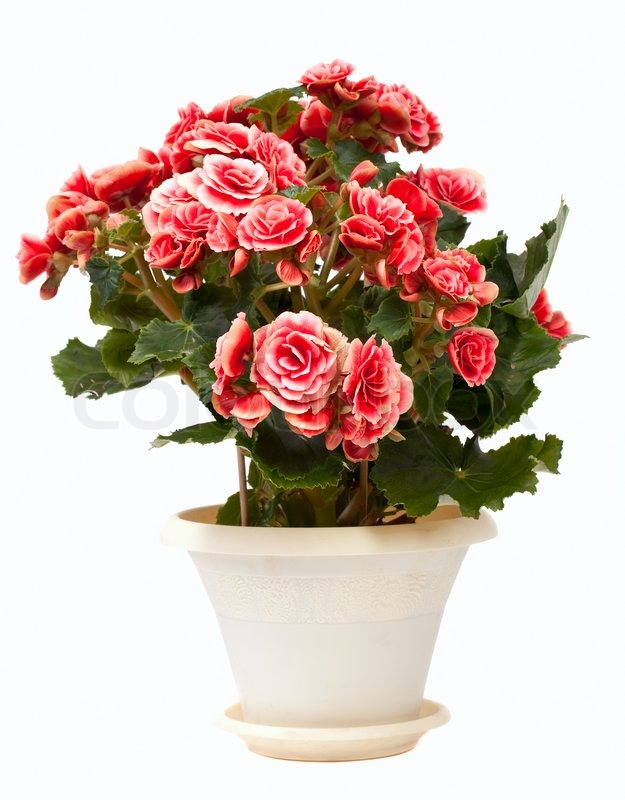
%> input picture Week3/3.jpg, 625 x 800 px
$ octave acara9_grayscale_histogram.m   (GNU Octave 9; MATLAB toolbox functions it lacks are replaced by stand-ins)
%> lines starting %> are read from the running program, lines starting %| are printed output that depends on the picture
% untuk membaca citra
gambar = imread('3.jpg'); %lokasi citra
%> gambar is the input picture: size 800x625x3 uint8; mean R, G, B 211.6, 191.2, 182.9
sirih = rgb2gray(gambar); %konversi warna dari RGB ke grayscale
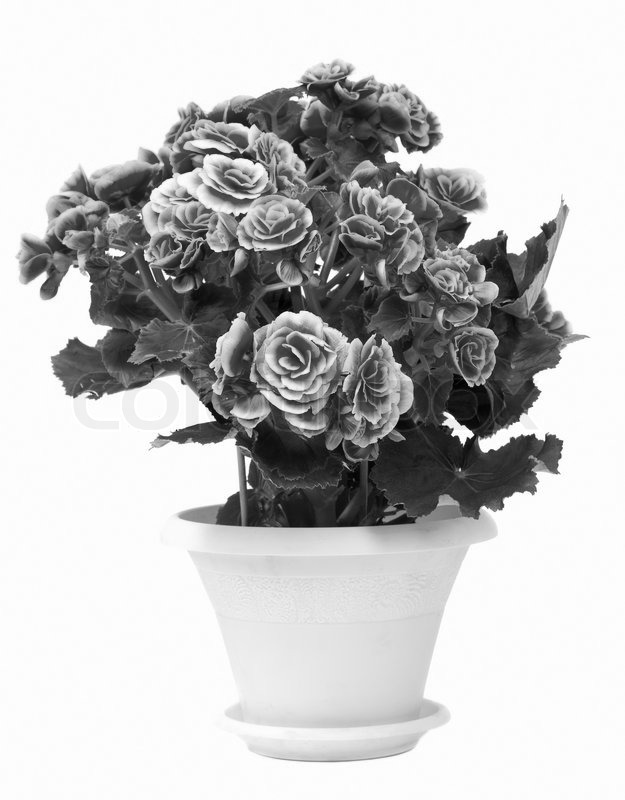
%> sirih: size 800x625 uint8; min 0, max 255, mean 196.4
% menampilkan hasil konversi warna grayscale
subplot(1,2,1),imshow(sirih),title('citra grayscale');
%imhist digunakan untuk menampilkan histogram
subplot(1,2,2),imhist (sirih),title('histogram citra');
%> after `title('histogram citra')`:
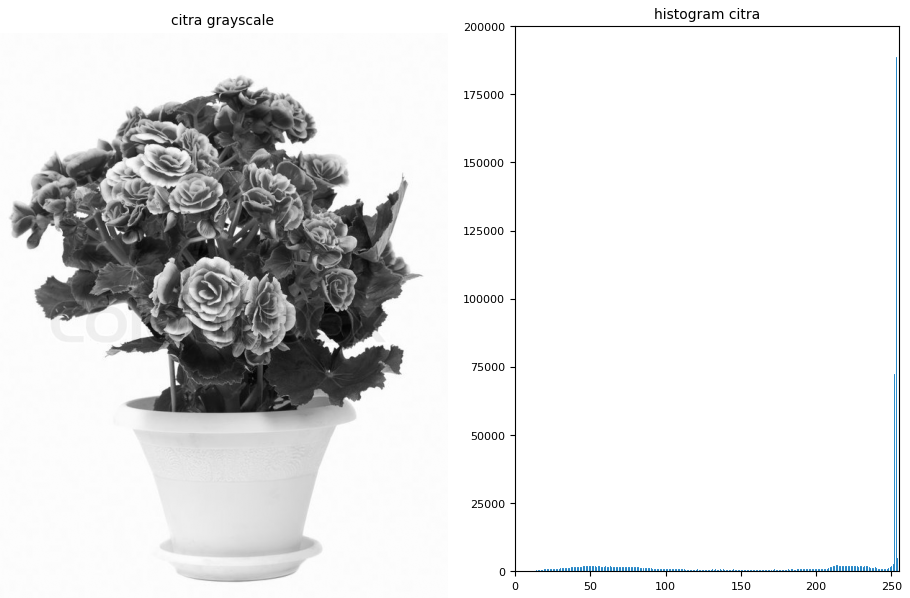
%> figure redrawn from the program's plot data, 2 panels

$ run again, with Week3/4.jpg copied over Week3/3.jpg
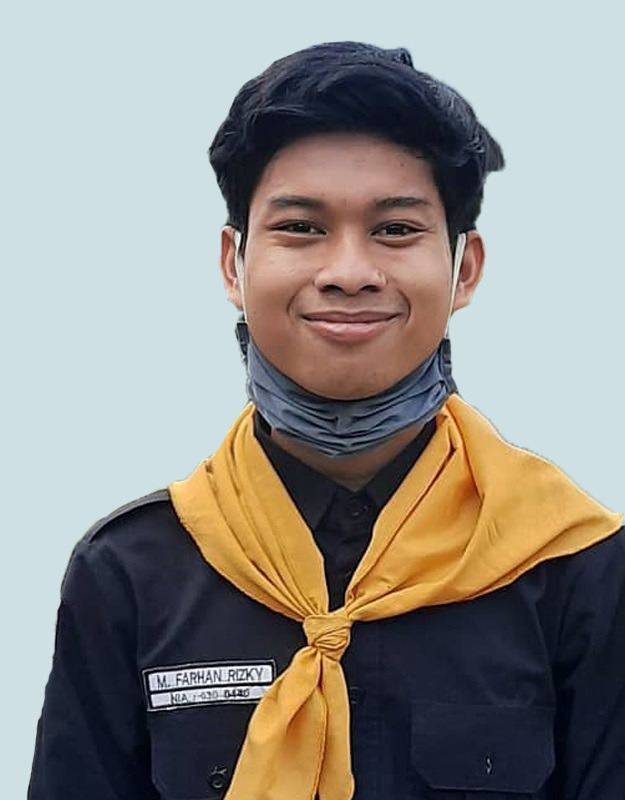
%> input picture Week3/4.jpg, 625 x 800 px
%> gambar is the input picture: size 800x625x3 uint8; mean R, G, B 143.3, 141.1, 136
%> `sirih = rgb2gray(gambar);`:
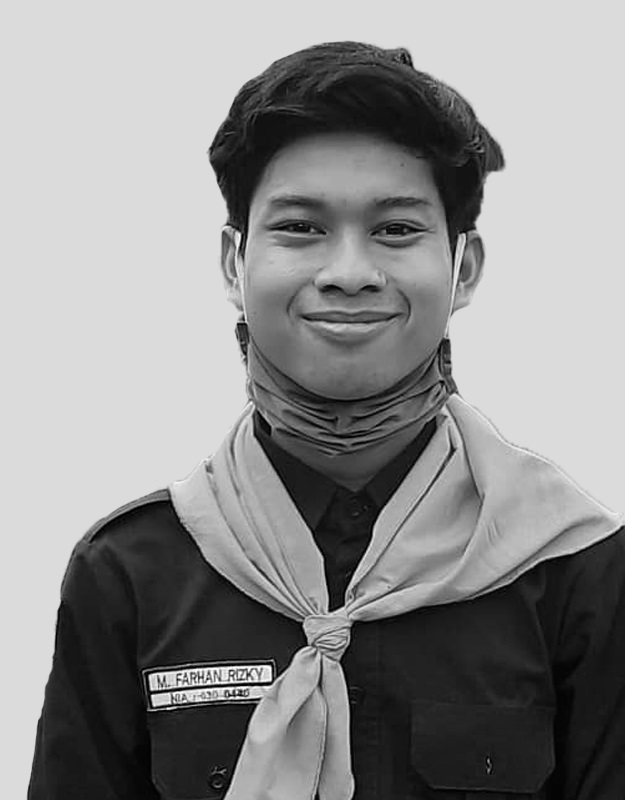
%> sirih: size 800x625 uint8; min 0, max 255, mean 141.2
%> `title('histogram citra')`:
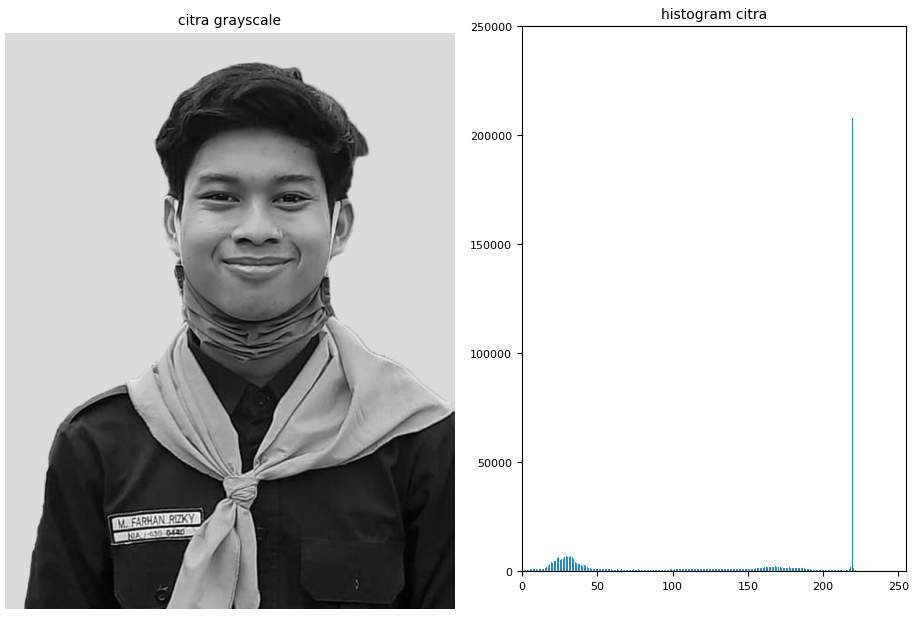
%> figure redrawn from the program's plot data, 2 panels
